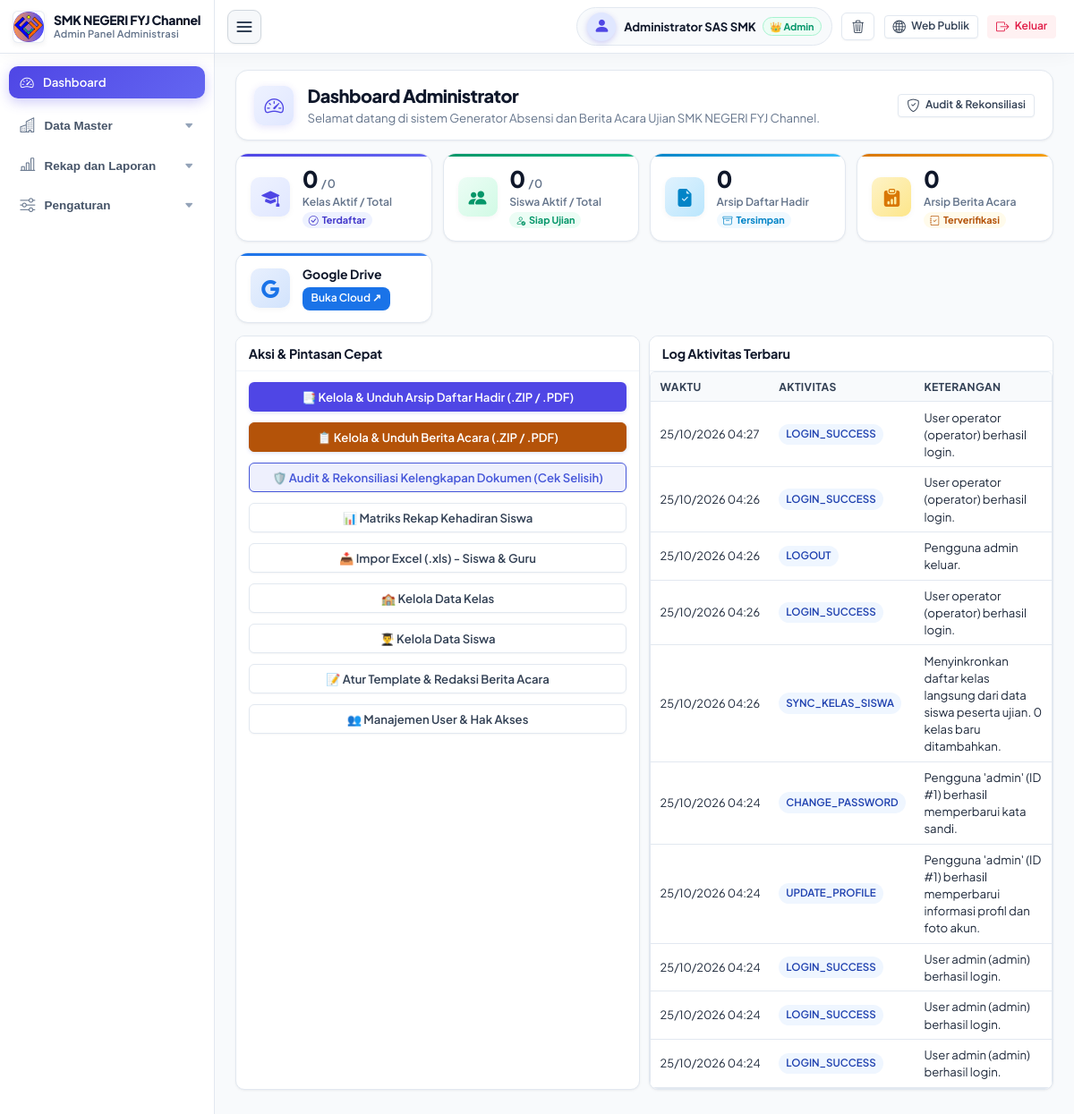
/admin/index.php (signed in), run on the app's committed database.
### tables this page shows
CREATE TABLE activity_logs (
    id INTEGER PRIMARY KEY AUTOINCREMENT,
    waktu DATETIME NOT NULL,
    aktivitas VARCHAR(50) NOT NULL,
    keterangan TEXT NOT NULL,
    ip_address VARCHAR(50) DEFAULT '127.0.0.1'
);

### config/database.php (called while the page is built, shortened)
<?php
function getDb(): PDO {
    static $pdo = null;
    if ($pdo !== null) {
        return $pdo;
    }
    if (DB_TYPE === 'sqlite') {
        $dsn = 'sqlite:' . DB_SQLITE_PATH;
        $pdo = new PDO($dsn, null, null, [
            PDO::ATTR_ERRMODE => PDO::ERRMODE_EXCEPTION,
            PDO::ATTR_DEFAULT_FETCH_MODE => PDO::FETCH_ASSOC,
        ]);
        $pdo->exec('PRAGMA foreign_keys = ON;');
        $pdo->exec('PRAGMA journal_mode = WAL;');
    }
    return $pdo;
}
function dbQuery(string $sql, array $params = []): PDOStatement {
    $db = getDb();
    $stmt = $db->prepare($sql);
    $stmt->execute($params);
    return $stmt;
}
function dbFetchAll(string $sql, array $params = []): array {
    $stmt = dbQuery($sql, $params);
    return $stmt->fetchAll();
}
function dbValue(string $sql, array $params = []) {
    $stmt = dbQuery($sql, $params);
    return $stmt->fetchColumn();
}

### config/functions.php (called while the page is built, shortened)
<?php
require_once __DIR__ . '/database.php';
function is_admin_logged_in(): bool {
    return !empty($_SESSION['admin_logged_in']) && $_SESSION['admin_logged_in'] === true;
}
function is_admin(): bool {
    return is_admin_logged_in() && (($_SESSION['admin_role'] ?? 'admin') === 'admin');
}
function get_setting(string $key, $default = '') {
    static $cached = null;
    if ($cached === null) {
        $cached = [];
        try {
            $rows = dbFetchAll("SELECT setting_key, setting_value FROM pengaturan");
            foreach ($rows as $r) {
                $cached[$r['setting_key']] = $r['setting_value'];
            }
        } catch (\Exception $e) {
        }
    }
    return $cached[$key] ?? $default;
}
    ?>

### admin/index.php (the view, shortened to what this page needs)
<?php
require_once __DIR__ . '/layout_header.php';
$totalKelas = (int)dbValue("SELECT COUNT(*) FROM kelas");
$aktifKelas = (int)dbValue("SELECT COUNT(*) FROM kelas WHERE aktif = 1");
$totalSiswa = (int)dbValue("SELECT COUNT(*) FROM siswa");
$aktifSiswa = (int)dbValue("SELECT COUNT(*) FROM siswa WHERE aktif = 1");
$totalAbsensi = (int)dbValue("SELECT COUNT(*) FROM absensi");
$totalBeritaAcara = (int)dbValue("SELECT COUNT(*) FROM berita_acara");
$driveUrl = get_setting('google_drive_folder_url', 'https://drive.google.com/drive/folders/1sHpxyW6DbHSp1D7KNN-_xTu8fG9rY35h?usp=sharing');
$logs = dbFetchAll("SELECT * FROM activity_logs ORDER BY id DESC LIMIT 10");
?>
<div class="page-header-card">
    <div class="page-header-content">
        <div class="page-header-icon-box">
            <i class="bi bi-speedometer2"></i>
        </div>
        <div>
            <h1 class="page-header-title">Dashboard Administrator</h1>
            <p class="page-header-subtitle">
                Selamat datang di sistem Generator Absensi dan Berita Acara Ujian <?= htmlspecialchars($namaSekolah) ?>.
            </p>
        </div>
    </div>
    <div class="page-header-actions">
        <a href="/admin/rekonsiliasi.php" class="btn btn-secondary btn-sm">
            <i class="bi bi-shield-check"></i> <span>Audit & Rekonsiliasi</span>
        </a>
    </div>
</div>
<div class="stats-grid">
    <div class="stat-card-modern">
        <div class="stat-accent-bar" style="background: linear-gradient(90deg, #4f46e5, #6366f1);"></div>
        <div class="stat-icon stat-icon-indigo">
            <i class="bi bi-mortarboard-fill"></i>
        </div>
        <div>
            <div class="stat-value"><?= $aktifKelas ?> <span style="font-size: 0.8rem; color: var(--text-muted); font-weight: 600;">/ <?= $totalKelas ?></span></div>
            <div class="stat-label">Kelas Aktif / Total</div>
            <span class="stat-meta-pill" style="background: #eef2ff; color: #4338ca;">
                <i class="bi bi-check-circle"></i> Terdaftar
            </span>
        </div>
    </div>
    <div class="stat-card-modern">
        <div class="stat-accent-bar" style="background: linear-gradient(90deg, #059669, #10b981);"></div>
        <div class="stat-icon" style="background: linear-gradient(135deg, #ecfdf5, #d1fae5); color: #059669;">
            <i class="bi bi-people-fill"></i>
        </div>
        <div>
            <div class="stat-value"><?= $aktifSiswa ?> <span style="font-size: 0.8rem; color: var(--text-muted); font-weight: 600;">/ <?= $totalSiswa ?></span></div>
            <div class="stat-label">Siswa Aktif / Total</div>
            <span class="stat-meta-pill" style="background: #ecfdf5; color: #059669;">
                <i class="bi bi-person-check"></i> Siap Ujian
            </span>
        </div>
    </div>
    <div class="stat-card-modern">
        <div class="stat-accent-bar" style="background: linear-gradient(90deg, #0284c7, #38bdf8);"></div>
        <div class="stat-icon stat-icon-sky">
            <i class="bi bi-file-earmark-check-fill"></i>
        </div>
        <div>
            <div class="stat-value"><?= $totalAbsensi ?></div>
            <div class="stat-label">Arsip Daftar Hadir</div>
            <span class="stat-meta-pill" style="background: #f0f9ff; color: #0284c7;">
                <i class="bi bi-archive"></i> Tersimpan
            </span>
        </div>
    </div>
    <div class="stat-card-modern">
        <div class="stat-accent-bar" style="background: linear-gradient(90deg, #d97706, #f59e0b);"></div>
        <div class="stat-icon stat-icon-amber">
            <i class="bi bi-clipboard-data-fill"></i>
        </div>
        <div>
            <div class="stat-value"><?= $totalBeritaAcara ?></div>
            <div class="stat-label">Arsip Berita Acara</div>
            <span class="stat-meta-pill" style="background: #fffbeb; color: #b45309;">
                <i class="bi bi-journal-check"></i> Terverifikasi
            </span>
        </div>
    </div>
    <div class="stat-card-modern">
        <div class="stat-accent-bar" style="background: linear-gradient(90deg, #1a73e8, #4285f4);"></div>
        <div class="stat-icon" style="background: linear-gradient(135deg, #e8f0fe, #d2e3fc); color: #1a73e8;">
            <i class="bi bi-google"></i>
        </div>
        <div>
            <div style="font-size: 0.875rem; font-weight: 700; margin-bottom: 4px; color: var(--text-heading);">Google Drive</div>
            <a href="<?= htmlspecialchars($driveUrl) ?>" target="_blank" rel="noopener noreferrer" class="btn btn-drive btn-sm" style="border-radius: 8px;">
                Buka Cloud ↗
            </a>
        </div>
    </div>
</div>
<div class="grid-2">
    <div class="card">
        <div class="card-header">
            <span class="card-title">Aksi & Pintasan Cepat</span>
        </div>
        <div class="card-body" style="display: flex; flex-direction: column; gap: 0.75rem;">
            <a href="/admin/absensi.php" class="btn btn-primary">
                📑 Kelola & Unduh Arsip Daftar Hadir (.ZIP / .PDF)
            </a>
            <a href="/admin/berita-acara.php" class="btn btn-primary" style="background-color: #b45309; border-color: #b45309;">
                📋 Kelola & Unduh Berita Acara (.ZIP / .PDF)
            </a>
            <a href="/admin/rekonsiliasi.php" class="btn btn-secondary" style="border-color: #4657d9; color: #4657d9; background: #eef0fd; font-weight: 600;">
                🛡️ Audit & Rekonsiliasi Kelengkapan Dokumen (Cek Selisih)
            </a>
            <a href="/admin/rekap-kehadiran.php" class="btn btn-secondary">
                📊 Matriks Rekap Kehadiran Siswa
            </a>
            <a href="/admin/import-siswa.php" class="btn btn-secondary">
                📥 Impor Excel (.xls) - Siswa & Guru
            </a>
            <a href="/admin/kelas.php" class="btn btn-secondary">
                🏫 Kelola Data Kelas
            </a>
            <a href="/admin/siswa.php" class="btn btn-secondary">
                👨‍🎓 Kelola Data Siswa
            </a>
            <?php if (is_admin()): ?>
                <a href="/admin/template-ujian.php" class="btn btn-secondary">
                    📝 Atur Template & Redaksi Berita Acara
                </a>
                <a href="/admin/users.php" class="btn btn-secondary">
                    👥 Manajemen User & Hak Akses
                </a>
            <?php endif; ?>
        </div>
    </div>
    <div class="card">
        <div class="card-header">
            <span class="card-title">Log Aktivitas Terbaru</span>
        </div>
        <div class="card-body" style="padding: 0;">
            <div class="table-responsive">
                <table class="table">
                    <thead>
                        <tr>
                            <th>Waktu</th>
                            <th>Aktivitas</th>
                            <th>Keterangan</th>
                        </tr>
                    </thead>
                    <tbody>
                        <?php if (empty($logs)): ?>
                            <tr>
                                <td colspan="3" style="text-align: center; color: var(--text-muted); padding: 1.5rem;">
                                    Belum ada aktivitas tercatat.
                                </td>
                            </tr>
                        <?php else: ?>
                            <?php foreach ($logs as $log): ?>
                                <tr>
                                    <td style="font-size: 0.8rem; white-space: nowrap;">
                                        <?= date('d/m/Y H:i', strtotime($log['waktu'])) ?>
                                    </td>
                                    <td>
                                        <span class="badge badge-info"><?= htmlspecialchars($log['aktivitas']) ?></span>
                                    </td>
                                    <td style="font-size: 0.825rem;"><?= htmlspecialchars($log['keterangan']) ?></td>
                                </tr>
                            <?php endforeach; ?>
                        <?php endif; ?>
                    </tbody>
                </table>
            </div>
        </div>
    </div>
</div>
<?php require_once __DIR__ . '/layout_footer.php'; ?>

### data on the page
activity_logs: waktu "25/10/2026 04:27", aktivitas "LOGIN_SUCCESS", keterangan "User operator (operator) berhasil login."
activity_logs: waktu "25/10/2026 04:26", aktivitas "LOGIN_SUCCESS", keterangan "User operator (operator) berhasil login."
activity_logs: waktu "25/10/2026 04:26", aktivitas "LOGOUT", keterangan "Pengguna admin keluar."
activity_logs: waktu "25/10/2026 04:26", aktivitas "LOGIN_SUCCESS", keterangan "User operator (operator) berhasil login."
activity_logs: waktu "25/10/2026 04:26", aktivitas "SYNC_KELAS_SISWA", keterangan "Menyinkronkan daftar kelas langsung dari data siswa peserta ujian. 0 kelas baru ditambahkan."
activity_logs: waktu "25/10/2026 04:24", aktivitas "CHANGE_PASSWORD", keterangan "Pengguna 'admin' (ID #1) berhasil memperbarui kata sandi."
activity_logs: waktu "25/10/2026 04:24", aktivitas "UPDATE_PROFILE", keterangan "Pengguna 'admin' (ID #1) berhasil memperbarui informasi profil dan foto akun."
activity_logs: waktu "25/10/2026 04:24", aktivitas "LOGIN_SUCCESS", keterangan "User admin (admin) berhasil login."
activity_logs: waktu "25/10/2026 04:24", aktivitas "LOGIN_SUCCESS", keterangan "User admin (admin) berhasil login."
activity_logs: waktu "25/10/2026 04:24", aktivitas "LOGIN_SUCCESS", keterangan "User admin (admin) berhasil login."

### other printed values
$namaSekolah "SMK NEGERI FYJ Channel"
$_SESSION['admin_name'] "Administrator SAS SMK"
$aktifKelas "0"
$totalKelas "0"
$aktifSiswa "0"
$totalSiswa "0"
$totalAbsensi "0"
$totalBeritaAcara "0"
